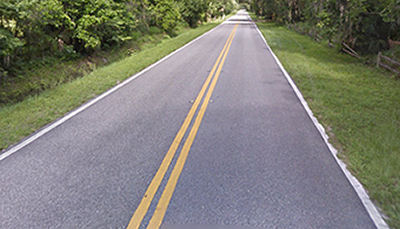
#> input picture road4.jpg, 400 x 229 px
$ python lane.py
#> lines starting #> are read from the running program, lines starting #| are printed output that depends on the picture; after the words box and inside, x2 and y2 are one past the last pixel; in counts of white or black regions, pixels touching at a corner belong together
#road lane detection ...continued

import cv2 as cv
import numpy as np
from matplotlib import pyplot as plt


img = cv.imread('road4.jpg')
#> img is the input picture: shape (229, 400, 3); mean B, G, R 117.7, 126.4, 126.5

print(img.dtype)
#| uint8

img = cv.cvtColor(img, cv.COLOR_BGR2RGB)#convert to RGB as we want see the output in malplotlib


#defining the ROI
h,w,_ = img.shape
#> h = 229; w = 400
print(h,w)
#| 229 400

roi_vertices = [(0,h),(260,25),(w,h)]
#> roi_vertices = [(0, 229), (260, 25), (400, 229)]

#masking the rest of the area
def region_of_interest(img, vertices):
    mask = np.zeros_like(img)# this retuns a black image of the same shape of image given in the argument
    color_count = 255#applying white color.
    masked = cv.fillPoly(mask,vertices,color_count)# the area under the vertices will be filled by white color
    masked_image = cv.bitwise_and(img,masked) # finding intersection between image and masked image in order to find the region of interst
    return masked_image

#draw lines
def draw_lines(img,lines):
    img = np.copy(img)
    black_image = np.zeros((img.shape[0],img.shape[1],3),np.uint8)

    for line in lines:
        for x1,y1,x2,y2 in line:
            cv.line(black_image,(x1,y1),(x2,y2),(0,0,255),3)

        img = cv.addWeighted(img, 0.8, black_image, 1,0.0)
        return img


img_gray = cv.cvtColor(img,cv.COLOR_BGR2GRAY)
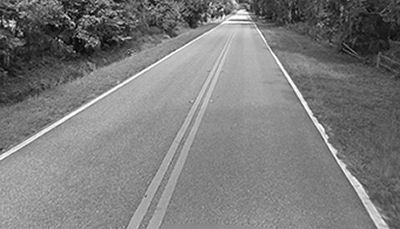
#> img_gray: shape (229, 400); min 0, max 255, mean 123.8

blur = cv.GaussianBlur(img_gray,(5,5),cv.BORDER_DEFAULT)
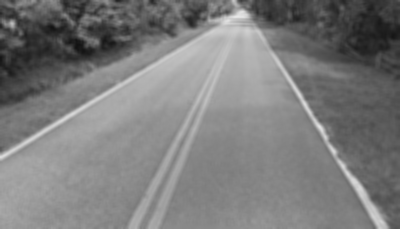
#> blur: shape (229, 400); min 18, max 231, mean 123.8
canny_edge = cv.Canny(blur,100,200,apertureSize=3)
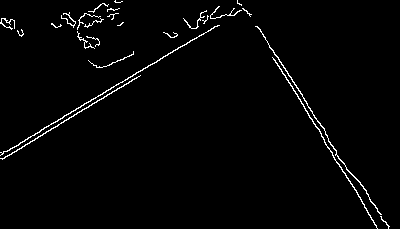
#> canny_edge: shape (229, 400); 2% white in thin lines or dots

#using the defined function
cropped_image= region_of_interest(canny_edge, np.array([roi_vertices],np.int32))
#> in region_of_interest, `masked = cv.fillPoly(mask,vertices,color_count)# the area under the ve..`:
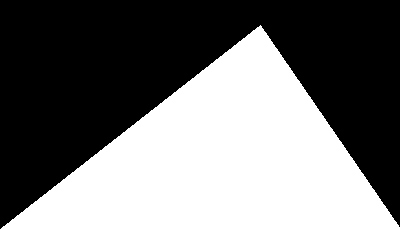
#> masked: shape (229, 400); 44.6% white; 1 white region, box (x1, y1, x2, y2) and area: (1, 25, 400, 229) 40897
#> in region_of_interest, `masked_image = cv.bitwise_and(img,masked)`:
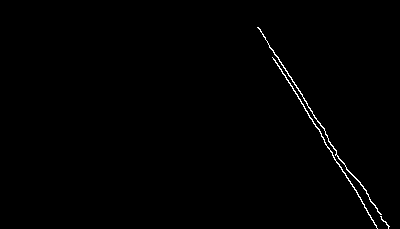
#> masked_image: shape (229, 400); 0.65% white in thin lines or dots, all inside (x1, y1, x2, y2) = (257, 27, 390, 229)


lines = cv.HoughLinesP(cropped_image, 6, np.pi/180, 100, minLineLength=100, maxLineGap=500)
#> lines = [[277, 56, 376, 227], [274, 59, 357, 192], [304, 100, 388, 226], [259, 28, 335, 154], [313, 115, 388, 227], [272, 57, 367, 210]]
#> the loop in draw_lines, `for line in lines:` made 1 pass
#> pass 1, in draw_lines, `img = cv.addWeighted(img, 0.8, black_image, 1,0.0)`:
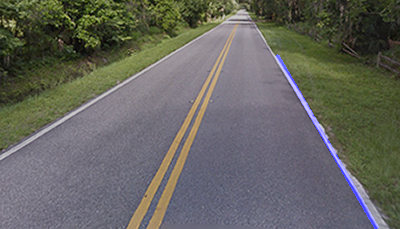
#> img: shape (229, 400, 3); mean R, G, B 101.2, 101.1, 95.3


image_with_lines = draw_lines(img,lines)


cv.imshow('img',image_with_lines)
cv.imshow('img',image_with_lines)
cv.imshow('img1',cropped_image)
cv.imshow('img2',canny_edge)


cv.waitKey(0)
cv.destroyAllWindows()

# [6 lines of commented-out code are left out]
